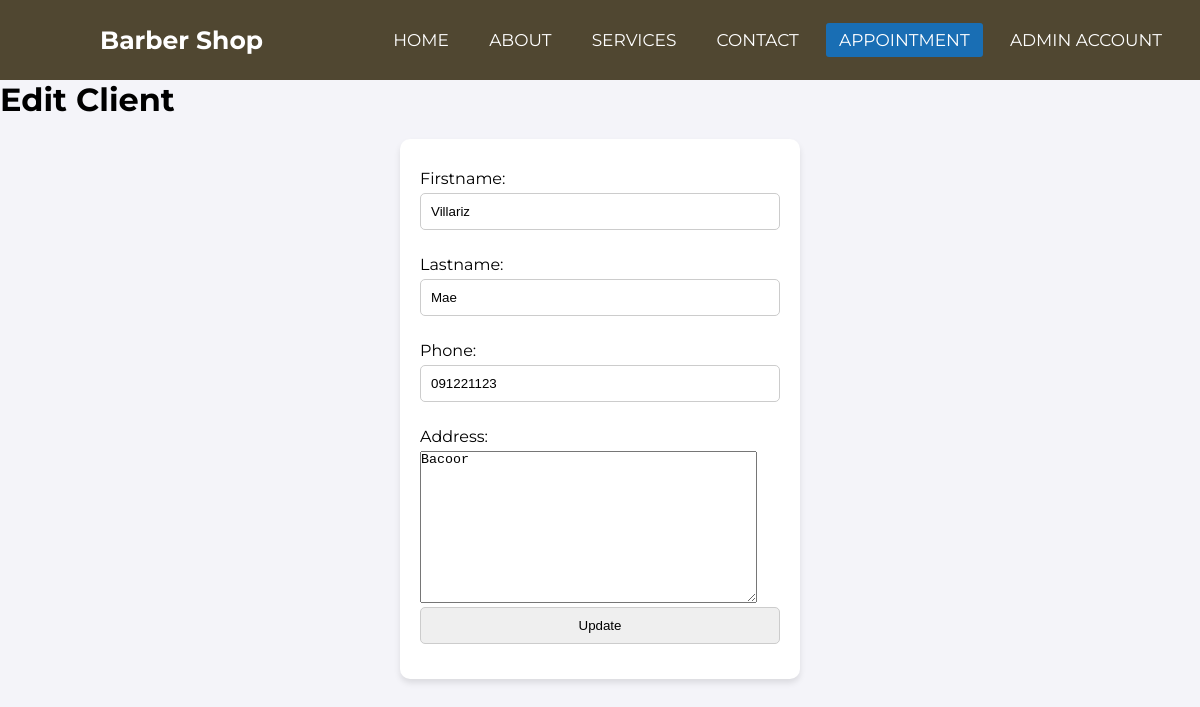
Page /client/3/edit on the committed database.
### app/models.py (models this page shows, shortened)
class Client(models.Model):
    firstname = models.CharField(max_length=20, blank=True, null=True)
    lastname = models.CharField(max_length=20, blank=True, null=True)
    phone = models.CharField(max_length=15, blank=True, null=True)
    address = models.TextField(blank=True, null=True)

### app/views.py (the view)
# urls.py: path('client/<int:pk>/edit', ClientUpdateView.as_view(), name='client_update'),
class ClientUpdateView(UpdateView):
    model = Client
    fields = ['firstname', 'lastname', 'phone', 'address']
    template_name = 'app/client_update.html'

### app/Templates/app/client_update.html (shortened to what this page needs)
{% extends 'app/base.html' %}
{% load static %}
{% block content %}
    <h1> Edit Client</h1>
    <form action="{% url 'client_update' object.pk %}" method="post">
        {{form.as_p}}
        <input type="submit" value="Update">
    </form>
{% endblock content %}

### static/css/base.css (style rules this page uses)
body { margin: 0; font-family: Arial, sans-serif; background-color: #f4f4f9; }
form { max-width: 400px; margin: 20px auto; padding: 20px; background: white; border-radius: 10px; box-shadow: 0 4px 6px rgba(0, 0, 0, 0.1); }
form label { display: block; margin: 10px 0 5px; }
form input, form select, form button { width: 100%; padding: 10px; margin-bottom: 15px; border: 1px solid #ccc; border-radius: 5px; }

### static/css/navbar.css (style rules this page uses)
* { padding: 0; margin: 0; text-decoration: none; list-style: none; box-sizing: border-box; }
body { font-family: "Montserrat", sans-serif; }

### rows in the picture
Client: firstname "Villariz", lastname "Mae", phone "091221123", address "Bacoor"
